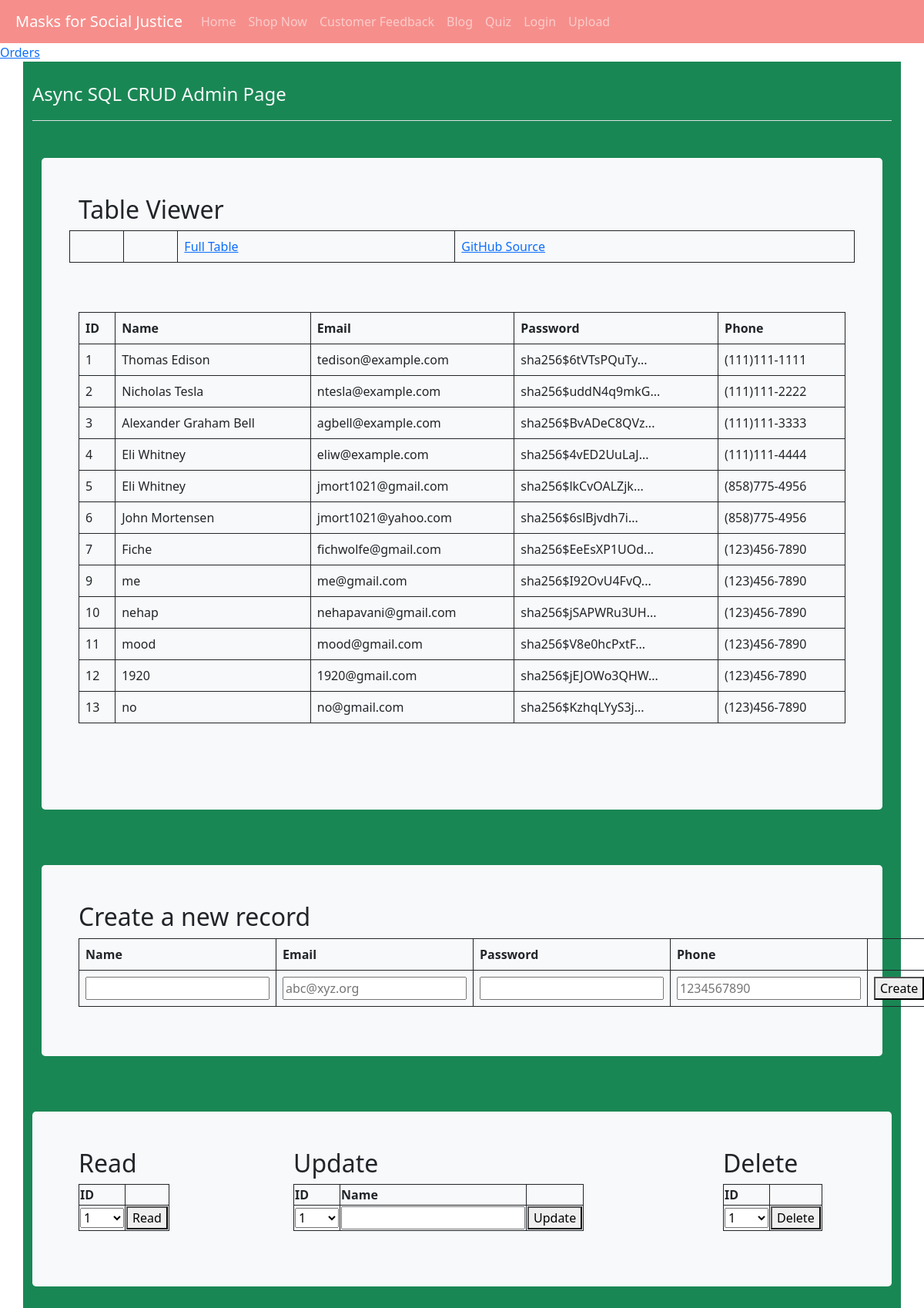
Before: /crud_api/ with the older database file.
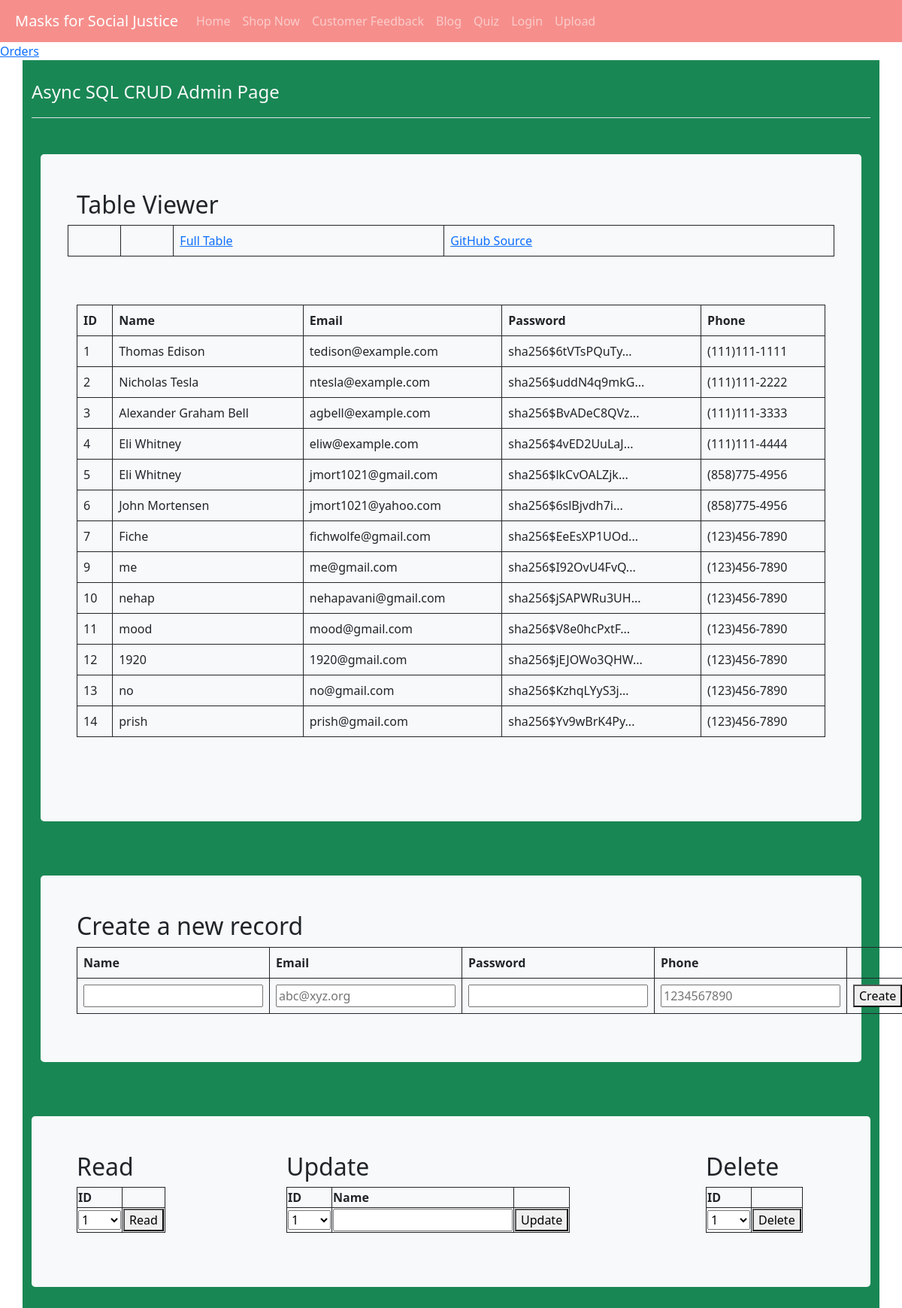
After: the same page with the newer database file.
### templates/cruddy/model.py (models this page shows, shortened)
class Users(UserMixin, db.Model):
    userID = db.Column(db.Integer, primary_key=True)
    name = db.Column(db.String(255), unique=False, nullable=False)
    email = db.Column(db.String(255), unique=True, nullable=False)
    password = db.Column(db.String(255), unique=False, nullable=False)
    phone = db.Column(db.String(255), unique=False, nullable=False)
    def read(self):
        return {
            "userID": self.userID,
            "name": self.name,
            "email": self.email,
            "password": self.password,
            "phone": self.phone,
            "query": "by_alc"  # This is for fun, a little watermark
        }

### templates/cruddy/app_crud_api.py (the view)
@app_crud_api.route('/')
def crud_api():
    return render_template("cruddy/templates/crud_async.html", table=users_all())

### templates/cruddy/query.py (called while the page is built)
def users_all():
    return users_all_alc()

def users_all_alc():
    table = Users.query.all()
    json_ready = [peep.read() for peep in table]
    return json_ready

### templates/cruddy/templates/crud_async.html (shortened to what the changed rows need)
<!DOCTYPE html>
{% extends "layouts/base.html" %}
{% block body %}
    <div class="container py-4 text-light bg-success">
        <div class="container py-4">
            <div class="p-5 mb-4 bg-light text-dark rounded-3">
                <h2>Table Viewer</h2>
                <div class="row align-items-md-stretch">
                    <div class="container-fluid py-5">
                        <table class="table" id="users">
                            <thead>
                            <tr>
                                <th>ID</th>
                                <th>Name</th>
                                <th>Email</th>
                                <th>Password</th>
                                <th>Phone</th>
                            </tr>
                            </thead>
                            <tbody id="result">
                            {% for row in table %}
                                {% set pn = "" ~ row['phone'] %}
                                {% set pnf = "(" ~ pn[0:3] ~ ")" ~ pn[3:6] ~ "-" ~ pn[6:10] %}
                                <tr>
                                    <td>{{ row['userID'] }}</td>
                                    <td>{{ row['name'] }}</td>
                                    <td>{{ row['email'] }}</td>
                                    <td>{{ row['password'] | truncate(20) }}</td>
                                    <td>{{ pnf }}</td>
                                </tr>
                            {% endfor %}
                            </tbody>
                        </table>
                    </div>
                </div>
            </div>
        </div>
        <div class="container py-4">
            <div class="p-5 mb-4 bg-light text-dark rounded-3">
                <h2>Create a new record</h2>
                <table class="table">
                    <thead>
                    <tr>
                        <th><label for="name">Name</label></th>
                        <th><label for="email">Email</label></th>
                        <th><label for="password">Password</label></th>
                        <th><label for="phone">Phone</label></th>
                    </tr>
                    </thead>
                </table>
            </div>
        </div>
        <div class="container py-4">
            <div class="row mb-4 bg-light text-dark rounded-3">
                <div class="col-md-3">
                    <div class="p-5 mb-4 bg-light text-dark rounded-3">
                        <h2>Read</h2>
                        <table id="read_table">
                            <tr><th><label for="read_userid">ID</label></th></tr>
                        </table>
                    </div>
                </div>
                <div class="col-md-6">
                    <div class="p-5 mb-4 bg-light text-dark rounded-3">
                        <h2>Update</h2>
                        <table id="update_table">
                            <tr>
                                <th><label for="update_userid">ID</label></th>
                                <th><label for="update_name">Name</label></th>
                            </tr>
                        </table>
                    </div>
                </div>
                <div class="col-md-3">
                    <div class="p-5 mb-4 bg-light text-dark rounded-3">
                        <h2>Delete</h2>
                        <table id="read_table">
                            <tr><th><label for="delete_userid">ID</label></th></tr>
                        </table>
                    </div>
                </div>
            </div>
        </div>
    </div>
{% endblock %}

Changed rows visible on the page:
added Users: userID "14", name "prish", email "prish@gmail.com", password "sha256$Yv9wBrK4Py...", pnf "(123)456-7890"
